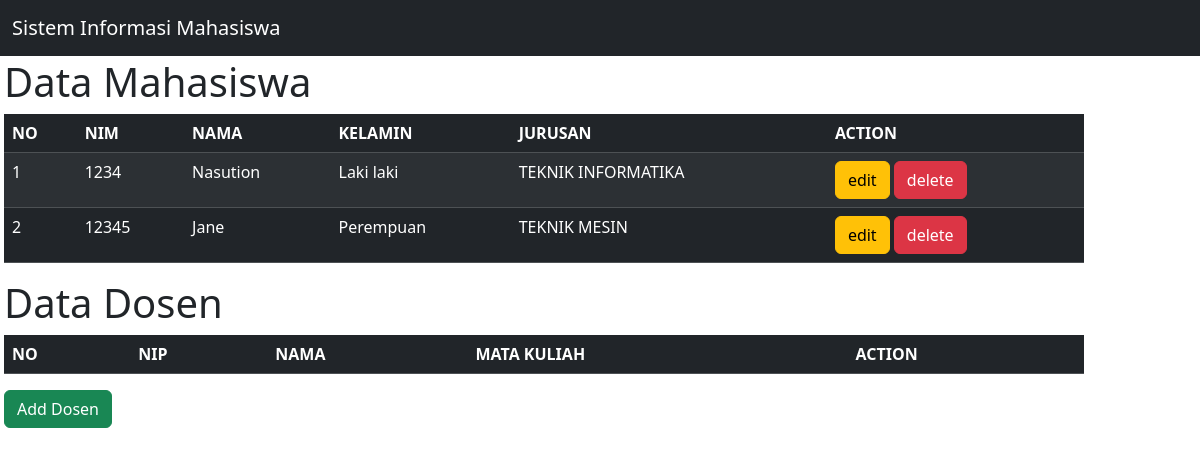
Before: /admin-page.php with the older database file.
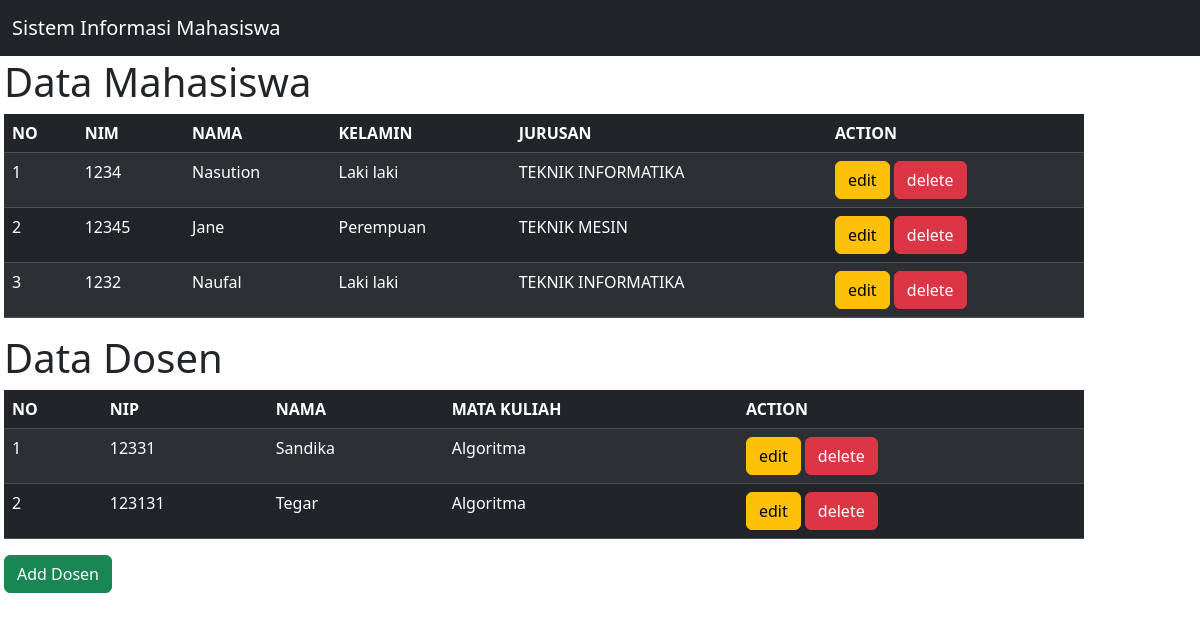
After: the same page with the newer database file.
### tables this page shows
CREATE TABLE `mahasiswa` (
  `id_mhs` int(11) NOT NULL,
  `nim` varchar(13) NOT NULL,
  `jenis_kelamin` enum('P','L') NOT NULL,
  `nama` varchar(40) NOT NULL,
  `jurusan` varchar(30) NOT NULL,
  `level` varchar(15) NOT NULL,
  `password` varchar(20) NOT NULL
);

CREATE TABLE `dosen` (
  `id_dosen` int(11) NOT NULL,
  `nama` varchar(30) NOT NULL,
  `nip` varchar(10) NOT NULL,
  `matkul` int(10) NOT NULL
);

CREATE TABLE `matkul` (
  `id_matkul` int(11) NOT NULL,
  `nama_matkul` varchar(30) NOT NULL
);

### admin-page.php (the view, shortened to what this page needs)
<html lang="en">
<head>
    <link href="https://cdn.jsdelivr.net/npm/bootstrap@5.3.2/dist/css/bootstrap.min.css" rel="stylesheet">
</head>
<body>
    <nav class="navbar navbar-expand-lg bg-dark ">
        <div class="container-fluid">
            <a class="navbar-brand text-white" href="admin-page.php">Sistem Informasi Mahasiswa</a>
        </div>
    </nav>
    <div style="margin-top: 2px; width: 90%; margin-left: 4px;">
        <h1>Data Mahasiswa</h1>
        <table class="table table-striped table-dark">
            <thead>
                <tr>
                    <th scope="col">NO</th>
                    <th scope="col">NIM</th>
                    <th scope="col">NAMA</th>
                    <th scope="col">KELAMIN</th>
                    <th scope="col">JURUSAN</th>
                    <th scope="col">ACTION</th>
                </tr>
            </thead>
            <tbody>
                <?php
                include 'koneksi.php';
                $mahasiswa = mysqli_query($koneksi, "SELECT * from mahasiswa");
                $no = 1;
                foreach ($mahasiswa as $row) {
                    $jenis_kelamin = $row['jenis_kelamin'] == 'P' ? 'Perempuan' : 'Laki laki';
                    echo "<tr>
        <td>$no</td>
        <td>" . $row['nim'] . "</td>
        <td>" . $row['nama'] . "</td>
        <td>" . $jenis_kelamin, "</td>
        <td>" . $row['jurusan'], "</td>
        <td><a href='edit-form.php?id_mhs=$row[id_mhs]' class='btn btn-warning'>edit</a>
        <a href='delete.php?id_mhs=$row[id_mhs]' class='btn btn-danger'>delete</a>
        </tr>";
                    $no++;
                }
                ?>
            </tbody>
        </table>
    </div>
    <div style="margin-top: 2px; width: 90%; margin-left: 4px;">
        <h1>Data Dosen</h1>
        <table class="table table-striped table-dark">
            <thead>
                <tr>
                    <th scope="col">NO</th>
                    <th scope="col">NIP</th>
                    <th scope="col">NAMA</th>
                    <th scope="col">MATA KULIAH</th>
                    <th scope="col">ACTION</th>
                </tr>
            </thead>
            <tbody>
                <?php
                include 'koneksi.php';
                $dosen = mysqli_query($koneksi, "SELECT dosen.id_dosen,dosen.nama, dosen.nip, matkul.nama_matkul FROM `dosen` INNER JOIN matkul ON dosen.matkul = matkul.id_matkul ");
                $no = 1;
                foreach ($dosen as $row) {
                    echo "<tr>
        <td>$no</td>
        <td>" . $row['nip'] . "</td>
        <td>" . $row['nama'] . "</td>
        <td>" . $row['nama_matkul'], "</td>
        <td><a href='edit-form-dosen.php?id_dosen=$row[id_dosen]' class='btn btn-warning'>edit</a>
        <a href='delete-dosen.php?id_dosen=$row[id_dosen]' class='btn btn-danger'>delete</a>
        </tr>";
                    $no++;
                }
                ?>
            </tbody>
        </table>
        <a href="dosen.php" class="btn btn-success">Add Dosen</a>
    </div>
</body>
</html>

Changed rows visible on the page:
added mahasiswa: nim "1232", nama "Naufal", jenis_kelamin "Laki laki", jurusan "TEKNIK INFORMATIKA"
added dosen: nip "12331", nama "Sandika", matkul.nama_matkul "Algoritma"
added dosen: nip "123131", nama "Tegar", matkul.nama_matkul "Algoritma"
